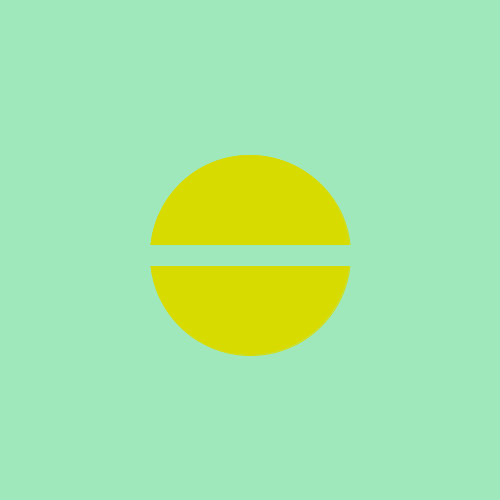
Frame 1 (no input)
Frame 60 (the mouse pressed at the canvas centre just before this capture): identical to frame 1, image omitted
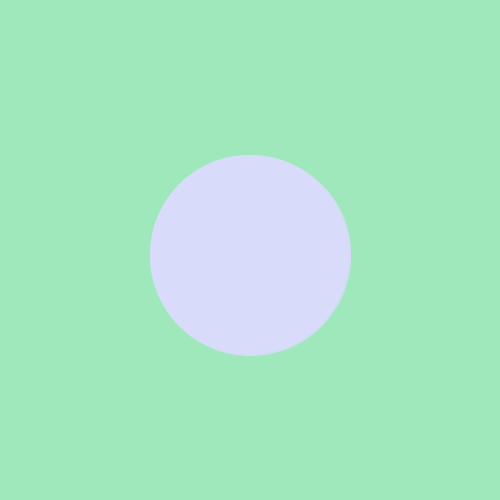
Frame 120 (the mouse held since frame 60 and released just before this capture)

The Processing sketch that drew these frames (run headless with seeded random() and noise(); from frame 60 on, the mouse is pressed at the canvas centre):

// Processing sketch: processing_163899
// ── processing_163899.pde

//variables that will only appear once at the start
void setup(){
  //Size of canvas(width,height)
  size(500,500);
}
//variables that will loop 
void draw(){
  //color of background(red,green,blue)
  background(159,232,188);
 //color of object's outline (r,g,b variable changes with the mouse's movement along the x-axis)
  stroke(216,219,mouseX);
  //color of object(r,g,b variable changes with the mouse's movement along the x-axis)
  fill(216,219,mouseX);
  //creates a filled angle(x of center,y of center,width,height,0_arc up,radian,how to close the cirle)
  arc(250, 255, 200, 200,0,PI);
  //color of object's outline(r,g,b variable changes with the mouse's movement along the x-axis)
  stroke(216,219,mouseY);
  //color of object(r,g,b variable changes with the mouse's movement along the x-axis)
  fill(216,219,mouseY);
  //creates a filled angle(x of center,y of center,width,height,PI_arc down,radian,how to close the cirle)
  arc(250, 255, 200, 200,PI, TWO_PI);
//conditional statement for it mouse is pressed
if(mousePressed==true){
 //exception for whem the mouse is not pressed
}else{
  //color of object's outline(r,g,b)
  stroke(159,232,188);
  //color of object(r,g,b)
  fill(159,232,188);
  //Rectangle shape(x of top left corner, y of top left corner, width,height)
  rect(0,245,500,20); 
}
}
